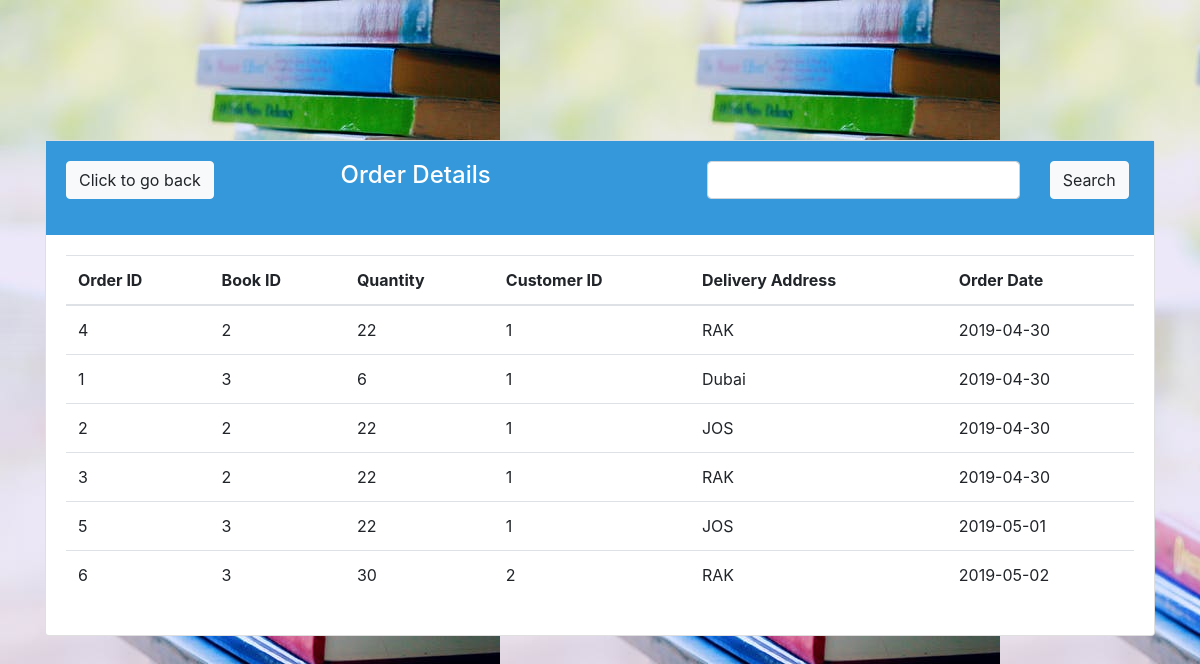
/AdminWW/php/wieworder.php, run on the app's committed database.
### tables this page shows
CREATE TABLE `order_details` (
  `Oitem_id` int(11) NOT NULL,
  `OID` int(11) NOT NULL,
  `BID` int(255) NOT NULL,
  `Qty` int(11) NOT NULL
);

CREATE TABLE `order` (
  `oid` int(11) NOT NULL,
  `bid` int(11) NOT NULL,
  `customer_id` int(11) NOT NULL,
  `card_number` int(11) NOT NULL,
  `delivery_address` varchar(255) NOT NULL,
  `order_date` date NOT NULL
);

### AdminWW/php/suppliers_process.php (the view, shortened to what this page needs)
<?php
require_once('consb.php');
function get_order_details(){
     global $conn;
     $sql = "SELECT o.oid, o.bid, o.customer_id, o.delivery_address, o.order_date, d.qty FROM `order`o, `order_details`d WHERE o.oid= d.OID ORDER BY o.`order_date`";
     $result = mysqli_query($conn, $sql);
     if($result){
     while ($row=mysqli_fetch_array($result)) {
       $id = $row['oid'];
       $bname =  $row['bid'];
       $cname =  $row['customer_id'];
       $cadd =  $row['delivery_address'];
       $odate = $row['order_date'];
       $qty =  $row['qty'];
       echo "<tr>
      <td>$id</td>
      <td>$bname</td>
      <td>$qty</td>
      <td>$cname</td>
      <td>$cadd</td>
      <td>$odate</td>
    </tr>";
     }
   }else{
      echo "<script>alert('The record cant be found')</script>";
      echo "<script>window.open('adminpanel.php', '_self')</script>";
    }
}
?>

### AdminWW/php/wieworder.php (shortened to what this page needs)
<!DOCTYPE html>
<?php include('suppliers_process.php') ?>
<html>
<head>
	<link rel="stylesheet" href="https://stackpath.bootstrapcdn.com/bootstrap/4.3.1/css/bootstrap.min.css">
</head>
<body style="background:url('../images/cc.jpeg'); no-repeat background-size:cover; opacity: 2 ; ">
<div class="container">
</div>
<div class="container" style="width: 1500px; margin-top:100px";>
	<div class="card">
    	<div class="card-body" style="background-color: #3498DB ; color: white; border-color: #06F2F8;">
         <div class="row">
         <div class="col-md-3">
         <a href="adminpanel.php" class="btn btn-light">Click to go back</a></div>
		<div class="col-md-4">
		<h4> Order Details</h4> </div>
		 <div class="col-md-5">
		 	<form action="orderbydate.php" method="post" class="form-group">
		 		<div class="row">
		 		<div class="col-md-9"><input type="text" name="search" class="form-control" required></div>
		 		<div class="col-md-3"><input type="submit" name="search_button" class="btn btn-light" value="Search"></div>
		 	</div>
		 	</form>
		 </div>
		 </div>
	</div>
		<div class="card-body">
			<table class="table table-hover">
  <thead>
    <tr>
      <th scope="col">Order ID</th>
      <th scope="col">Book ID</th>
      <th scope="col">Quantity</th>
        <th scope="col">Customer ID</th>
         <th scope="col">Delivery Address</th>
      <th scope="col">Order Date</th>
    </tr>
  </thead>
  <tbody>
    <?php
      get_order_details();
     ?>
  </tbody>
</table>
		</div>
	</div>
</div>
</body>
</html>

### data on the page
order_details: OID.oid "4", OID.bid "2", Qty "22", OID.customer_id "1", OID.delivery_address "RAK", OID.order_date "2019-04-30"
order_details: OID.oid "1", OID.bid "3", Qty "6", OID.customer_id "1", OID.delivery_address "Dubai", OID.order_date "2019-04-30"
order_details: OID.oid "2", OID.bid "2", Qty "22", OID.customer_id "1", OID.delivery_address "JOS", OID.order_date "2019-04-30"
order_details: OID.oid "3", OID.bid "2", Qty "22", OID.customer_id "1", OID.delivery_address "RAK", OID.order_date "2019-04-30"
order_details: OID.oid "5", OID.bid "3", Qty "22", OID.customer_id "1", OID.delivery_address "JOS", OID.order_date "2019-05-01"
order_details: OID.oid "6", OID.bid "3", Qty "30", OID.customer_id "2", OID.delivery_address "RAK", OID.order_date "2019-05-02"
